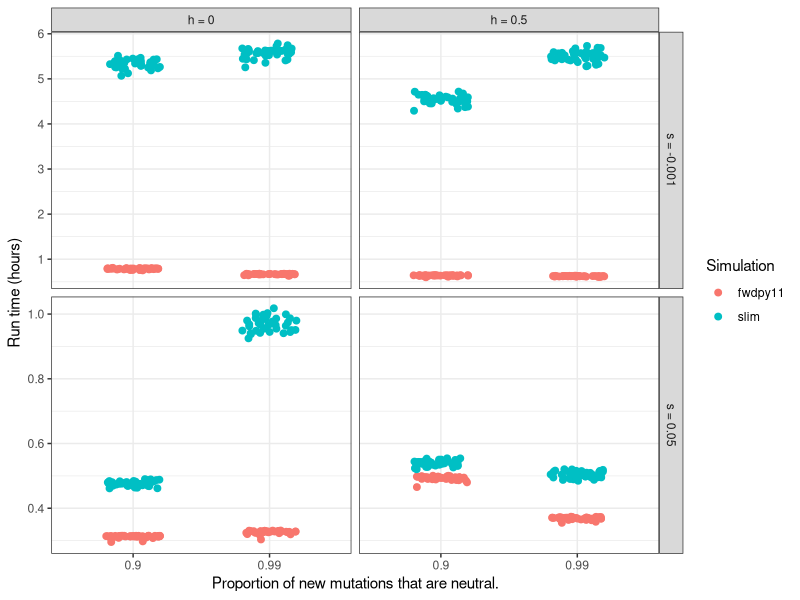

Write the R code that produced this figure.
library(ggplot2)
library(viridis)
x = read.table("data.txt",header=T)

plot_labeller <- function(variable,value){
  if (variable=='s') {
      return(paste("s = ",value,sep=""))
  } else {
      return(paste("h = ",value,sep=""))
  } 
}
p = ggplot(x,aes(x=factor(pneut),times)) +  #+ geom_boxplot(aes(color=sim,position="dodge")) + 
    facet_grid(s~h,scales="free_y",labeller=plot_labeller) + 
    geom_point(position = position_jitter(width = 0.2),aes(color=Simulation),size=2) + 
    xlab("Proportion of new mutations that are neutral.") + ylab("Run time (hours)") +
    scale_fill_viridis(discrete=TRUE) + theme_bw()

ggsave("test.png",p)
